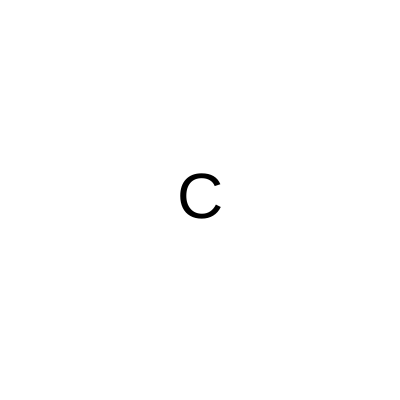
Frame 1 (no input)
Frame 60 (no input): identical to frame 1, image omitted
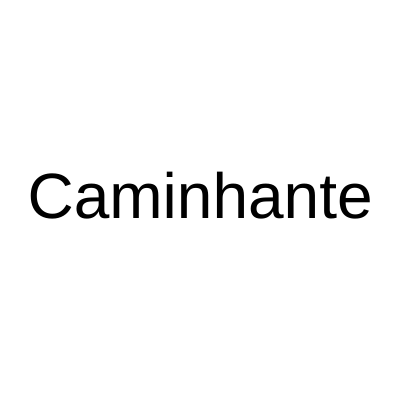
Frame 120 (the mouse pressed at the canvas centre since frame 60)

The p5.js sketch that drew these frames (run headless with seeded random() and noise() and a simulated clock; from frame 60 on, the mouse is pressed at the canvas centre):

// p5.js sketch
// ── sketch.js
function setup() {
  createCanvas(400, 400);
}

function draw() {
  background("white");
  fill("black");
  textSize(64);
  textAlign(CENTER, CENTER);
  
   let palavra = "Caminhante"; 
  if(mouseX < 50) {  
    let palavra = "C";
        text(palavra, 200, 200);
   }else {
    let palavra = "Caminhante";
    text(palavra, 200, 200);
    
     }
}
